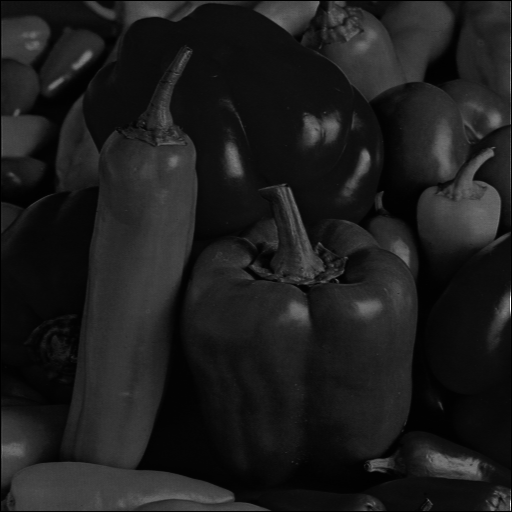
//> input picture ImageProcessing/LenaTest/peppers_sotet.bmp, 512 x 512 px
$ ./main peppers_sotet.bmp   (built with g++ and OpenCV 4)
//> lines starting //> are read from the running program, lines starting //| are printed output that depends on the picture; after the words box and inside, x2 and y2 are one past the last pixel; in counts of white or black regions, pixels touching at a corner belong together
//> further down, szurkeKep is the input picture: 512 rows x 512 cols, CV_8UC1; min 0, max 251, mean 28.8
#include <opencv2/highgui.hpp>
#include <opencv2/imgcodecs.hpp>
#include <opencv2/imgproc.hpp>
#include <iostream>
#include <vector>
#include <sstream>
#include <algorithm>

using namespace std;
using namespace cv;

const int RANGEMIN = 0;
const int RANGEMAX = 256;
const int RADIUS = 3;

Mat Szethuzas(Mat kep, int max, int min, short int type) {
    //type 1:sima, 2: gyokos, 3: negyzetes
    for (int i = 0; i < kep.rows; i++) {
        for (int j = 0; j < kep.cols; j++) {
            if (type == 1) {
                kep.at<unsigned char>(i, j) = 255 * (kep.at<unsigned char>(i, j) - min) / (max - min);
            }
            else if (type == 2) {
                kep.at<unsigned char>(i, j) = 255 * sqrtf((kep.at<unsigned char>(i, j) - min) / (max - min * 1.0f));
            }
            else {
                kep.at<unsigned char>(i, j) = 255 * pow((kep.at<unsigned char>(i, j) - min) / (max - min * 1.0f), 2);
            }
        }
    }
    return kep;
}

void hisztogramSzethuzas(Mat kep) {
    int histogramSize = RANGEMAX;
    float range[] = { RANGEMIN, RANGEMAX };
    const float* histogramRange = { range };
    bool uniform = true;
    bool accumulate = false;

    Mat hist;
    calcHist(&kep, 1, 0, Mat(), hist, 1, &histogramSize, &histogramRange, uniform, accumulate);
//> hist = 256 values, max 11589 at index 13, min 0 at index 70, mean 1024

    imshow("Alap Kep", kep);

    std::vector<float> histogramArray;
    if (hist.isContinuous()) {
        histogramArray.assign((float*)hist.data, (float*)hist.data + hist.total() * hist.channels());
//> histogramArray has the same summary as hist
    }
    else {
        for (int i = 0; i < hist.rows; ++i) {
            histogramArray.insert(histogramArray.end(), hist.ptr<float>(i), hist.ptr<float>(i) + hist.cols * hist.channels());
        }
    }

    int histogramWidth = 512;
    int histogramHeight = 400;
    int stretchRate = cvRound((double)histogramWidth / histogramSize);

    Mat histogramImage(histogramHeight, histogramWidth, CV_8UC3, cv::Scalar(0, 0, 0));
    normalize(hist, hist, 0, histogramImage.rows, NORM_MINMAX, -1, Mat());
//> hist = 256 values, max 400 at index 13, min 0 at index 70, mean 35.34

    for (int i = 1; i < histogramSize; i++)
    {
        line(histogramImage, cv::Point(stretchRate * (i - 1), histogramHeight - cvRound(hist.at<float>(i - 1))),
            Point(stretchRate * (i), histogramHeight - cvRound(hist.at<float>(i))),
            cv::Scalar(255, 255, 255), 2, 8, 0);
    }
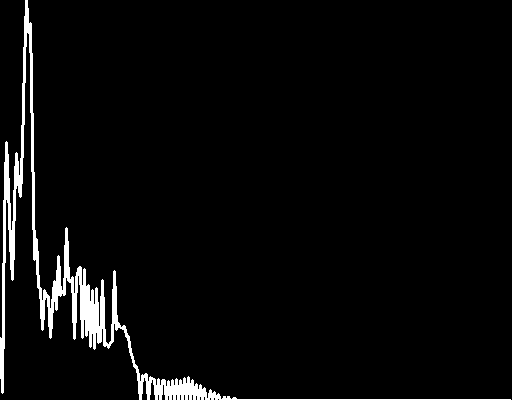
//> histogramImage: 400 rows x 512 cols, CV_8UC3; 3.8% white; 1 white region, box (x1, y1, x2, y2) and area: (0, 0, 511, 400) 7794

    imshow("Alap Hisztogramm", histogramImage);

    int max, min;

    for (int i = 0; i < histogramArray.size(); i++) {
        if (histogramArray[i] != 0) {
            min = i;
        }
    }

    for (int i = histogramArray.size() - 1; i >= 0; i--) {
        if (histogramArray[i] != 0) {
            max = i;
        }
    }

    //Mat szurkeKepSzethuzas = Szethuzas(kep.clone(), max, min, 1);
    //Mat szurkeKepSzethuzas = Szethuzas(kep.clone(), max, min, 2);
    Mat szurkeKepSzethuzas = Szethuzas(kep.clone(), max, min, 3);
//> after the loop in Szethuzas, `for (int i = 0; i < kep.rows; i++)`:
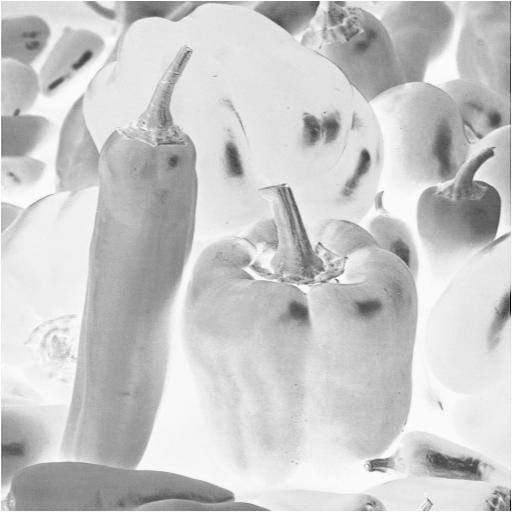
//> kep: 512 rows x 512 cols, CV_8UC1; min 0, max 255, mean 201.3
//> max = 0; min = 251

    imshow("Szethuzott kep", szurkeKepSzethuzas);

    Mat stretchedHistogram;
    calcHist(&szurkeKepSzethuzas, 1, 0, Mat(), stretchedHistogram, 1, &histogramSize, &histogramRange, uniform, accumulate);
//> stretchedHistogram = 256 values, max 11589 at index 229, min 0 at index 4, mean 1024

    Mat stretchHistogramImage(histogramHeight, histogramWidth, CV_8UC3, cv::Scalar(0, 0, 0));
    normalize(stretchedHistogram, stretchedHistogram, 0, stretchHistogramImage.rows, NORM_MINMAX, -1, Mat());
//> stretchedHistogram = 256 values, max 400 at index 229, min 0 at index 4, mean 35.34

    for (int i = 1; i < histogramSize; i++)
    {
        line(stretchHistogramImage, cv::Point(stretchRate * (i - 1), histogramHeight - cvRound(stretchedHistogram.at<float>(i - 1))),
            Point(stretchRate * (i), histogramHeight - cvRound(hist.at<float>(i))),
            cv::Scalar(255, 255, 255), 2, 8, 0);
    }
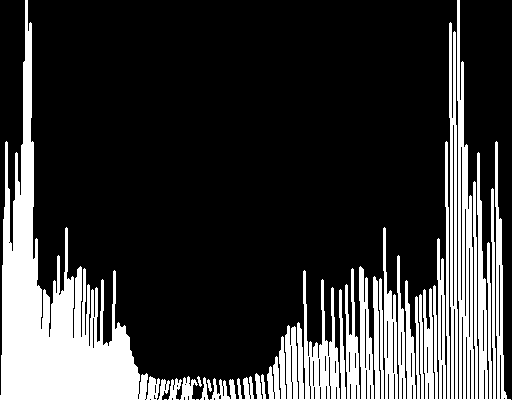
//> stretchHistogramImage: 400 rows x 512 cols, CV_8UC3; 21.9% white; 10 white regions (2 under 20 px), largest, box (x1, y1, x2, y2) and area: (210, 0, 511, 400) 25226, (0, 0, 160, 400) 18951, (180, 376, 198, 400) 239

    imshow("Szethuzott hisztogram", stretchHistogramImage);
}

// [461 lines left out: functions Kiegyenlites, hisztogramKiegyenlites, konvulucio, pixel, kepAtlagVagySzoras, Wallis and 4 more, not called in this run]

int main(int argc, char** argv) {

    CommandLineParser parser(argc, argv, "{@input | peppers_sotet.bmp | input image}");
    Mat szurkeKep = imread(samples::findFile(parser.get<String>("@input")), IMREAD_GRAYSCALE);

    hisztogramSzethuzas(szurkeKep);

    // [7 lines of commented-out code are left out]

    waitKey();

    return EXIT_SUCCESS;
}
